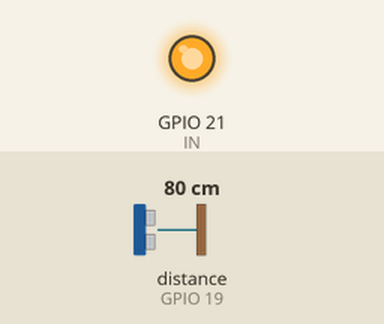
Recording of a program running on a simulated ESP32. On the bench: output pins drawn as LEDs (lit = HIGH). The inputs (shaded band) are chosen by the test bench; at power-on: distance to the obstacle (sensor on GPIO 19) 80 cm. What the program prints to the serial monitor is not drawn.

Above: at 1.2 s.
1.3 s: distance to the obstacle (sensor on GPIO 19) set to 4 cm
At 1.7 s:
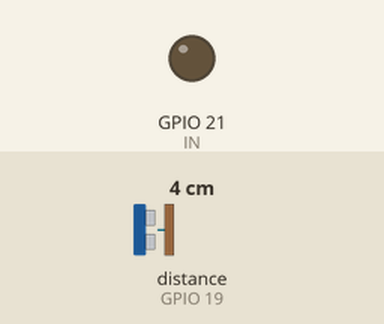
3.4 s: distance to the obstacle (sensor on GPIO 19) set to 18 cm
Timing chart, 0 to 6.4 s (numbered marks = the images above; inputs shaded):
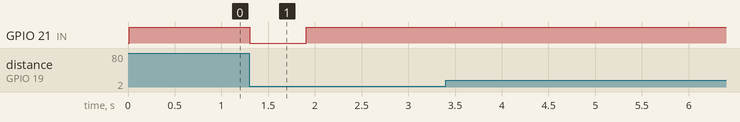

Measured:
- after the input at 1.3 s, GPIO 21 (IN): HIGH → LOW at once, → HIGH 0.60 s later
- after the input at 3.4 s, every drawn part: stays the same

The program:

main.cpp
```cpp
#include <Ultrasonic.h>
#include <Arduino.h>

#define TPIN 18
#define EPIN 19
#define IN 21

const int DISPENSE_TIME = 25;
const int DISPENSE_DELAY = 1000;
const int DISTANCE_THRESHOLD[2] = { 3, 10 };
long distance = 0;

bool isDispensing = false;
unsigned long startTime = 0;
bool isReady = true;

Ultrasonic ultrasonic(TPIN, EPIN);

void blink(int speed)
{
  digitalWrite(LED_BUILTIN, HIGH);
  delay(speed);
  digitalWrite(LED_BUILTIN, LOW);
  delay(speed);
}

void awake()
{
  Serial.begin(115200);

  Serial.println("──────▄▀▄─────▄▀▄");
  Serial.println("─────▄█░░▀▀▀▀▀░░█▄");
  Serial.println("─▄▄──█░░░░░░░░░░░█──▄▄");
  Serial.println("█▄▄█─█░░▀░░┬░░▀░░█─█▄▄█");

  pinMode(IN, OUTPUT);
  digitalWrite(IN, HIGH);
}

void setup()
{
  awake();
}

void loop()
{
  distance = ultrasonic.Ranging(CM);

  if (!isDispensing && isReady)
  {
    if (distance >= DISTANCE_THRESHOLD[0] && distance <= DISTANCE_THRESHOLD[1])
    {
      isDispensing = true;
      digitalWrite(IN, LOW);
      startTime = millis();
      isReady = false;
    }
  }

  else
  {
    unsigned long currentTime = millis();

    if (currentTime - startTime >= DISPENSE_TIME)
    {
      digitalWrite(IN, HIGH);
      isDispensing = false;
      delay(DISPENSE_DELAY);

      if (distance > DISTANCE_THRESHOLD[1])
      {
        isReady = true;
        Serial.println("Ready to dispense");
      }

      else
      {
        blink(100);
      }
    }

    else
    {
      blink(300);
    }
  }
}
```
